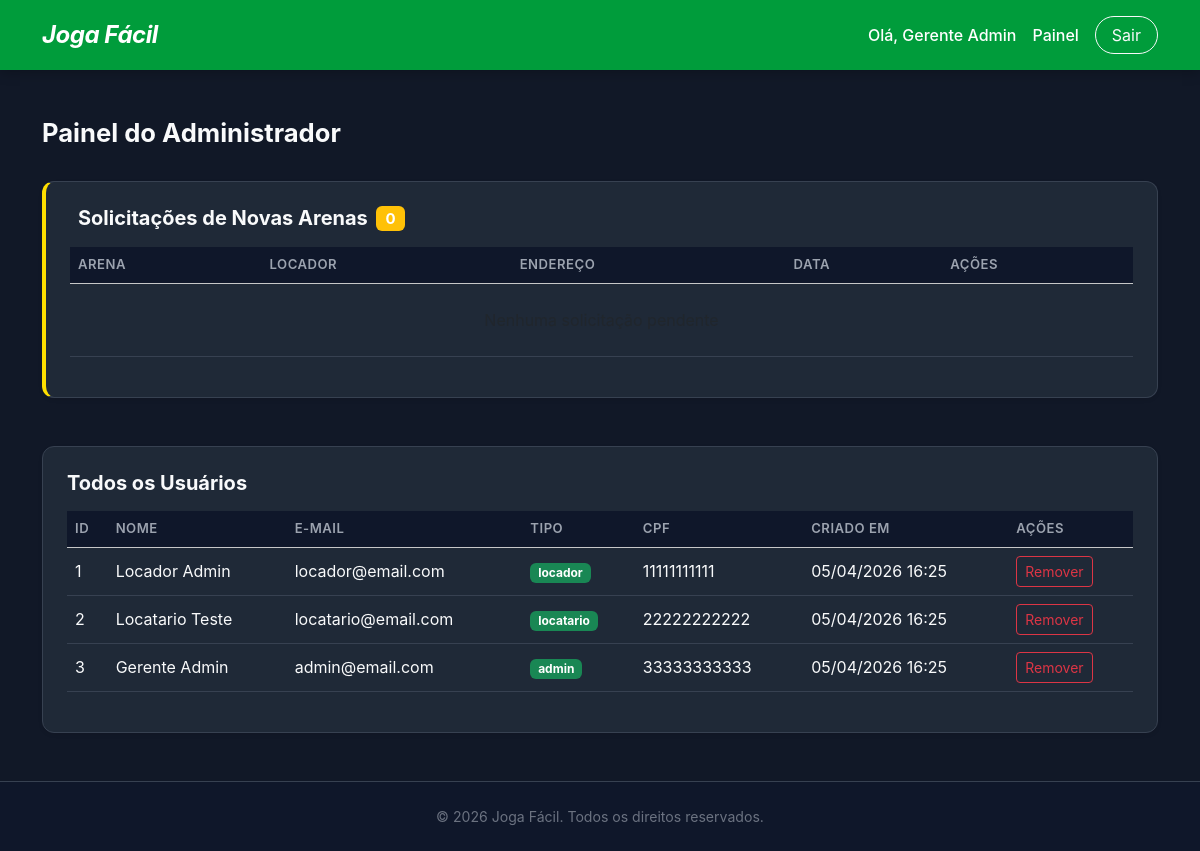
The page /pages/dashboard-admin.php (signed in) on the database its author committed.
### tables this page shows
CREATE TABLE IF NOT EXISTS usuarios (
    id         INT AUTO_INCREMENT PRIMARY KEY,
    nome       VARCHAR(100)  NOT NULL,
    email      VARCHAR(150)  NOT NULL UNIQUE,
    senha      VARCHAR(255)  NOT NULL,
    tipo       ENUM('locador','locatario','gerente','admin') NOT NULL DEFAULT 'locatario',
    cpf        VARCHAR(14)   DEFAULT NULL UNIQUE,
    status     ENUM('ativo', 'inativo') NOT NULL DEFAULT 'ativo',
    criadoEm   TIMESTAMP     DEFAULT CURRENT_TIMESTAMP
);

### crud/readQuadras.php (called while the page is built, shortened)
<?php
function getAllPendingQuadras(): array {
    $pdo = getDbConnection();
    $stmt = $pdo->prepare("SELECT q.*, u.nome as locador_nome FROM quadras q JOIN usuarios u ON q.locador_id = u.id WHERE q.status = 'pendente' ORDER BY q.created_at ASC");
    $stmt->execute();
    return $stmt->fetchAll(PDO::FETCH_ASSOC);
}

### crud/readUsuarios.php (called while the page is built, shortened)
<?php
function readAllUsuarios(): array {
    $pdo = getDbConnection();
    $selectStmt = $pdo->query("SELECT id, nome, email, tipo, cpf, criadoEm FROM usuarios ORDER BY criadoEm DESC");
    return $selectStmt->fetchAll();
}

### pages/dashboard-admin.php (the view, shortened to what this page needs)
<?php
require_once __DIR__ . '/../crud/readUsuarios.php';
require_once __DIR__ . '/../crud/readQuadras.php';
$todoUsuarios  = readAllUsuarios();
$arenasPendentes = getAllPendingQuadras();
?>
<!DOCTYPE html>
<html lang="pt-BR">
<head>
    <link href="https://cdn.jsdelivr.net/npm/bootstrap@5.3.2/dist/css/bootstrap.min.css" rel="stylesheet">
    <link href="../assets/css/customStyles.css" rel="stylesheet">
</head>
<body class="d-flex flex-column min-vh-100">
<?php include __DIR__ . '/../includes/header.php'; ?>
<main class="flex-grow-1 container py-5">
    <div class="d-flex justify-content-between align-items-center mb-4">
        <h2 class="dashboardTitle fw-bold">Painel do Administrador</h2>
    </div>
    <div class="card border-0 shadow-sm p-4 mb-5 dashboardCard" style="border-left: 4px solid var(--amareloOuro) !important;">
        <h5 class="fw-bold mb-3 d-flex align-items-center">
            Solicitações de Novas Arenas
            <span class="badge bg-warning ms-2"><?= count($arenasPendentes) ?></span>
        </h5>
        <div class="table-responsive">
            <table class="table dashboardTable table-hover align-middle">
                <thead class="table-light">
                    <tr>
                        <th>Arena</th>
                        <th>Locador</th>
                        <th>Endereço</th>
                        <th>Data</th>
                        <th>Ações</th>
                    </tr>
                </thead>
                <tbody>
                    <?php if (empty($arenasPendentes)): ?>
                        <tr><td colspan="5" class="text-center text-muted py-4">Nenhuma solicitação pendente</td></tr>
                    <?php endif; ?>
                </tbody>
            </table>
        </div>
    </div>
    <div class="card border-0 shadow-sm p-4 dashboardCard">
        <h5 class="fw-bold mb-3">Todos os Usuários</h5>
        <div class="table-responsive">
            <table class="table dashboardTable table-hover align-middle">
                <thead class="table-light">
                    <tr>
                        <th>ID</th>
                        <th>Nome</th>
                        <th>E-mail</th>
                        <th>Tipo</th>
                        <th>CPF</th>
                        <th>Criado em</th>
                        <th>Ações</th>
                    </tr>
                </thead>
                <tbody>
                    <?php if (empty($todoUsuarios)): ?>
                        <tr><td colspan="7" class="text-center text-muted">Nenhum usuário cadastrado</td></tr>
                    <?php else: ?>
                        <?php foreach ($todoUsuarios as $rowUsuario): ?>
                        <tr>
                            <td><?= $rowUsuario['id'] ?></td>
                            <td><?= htmlspecialchars($rowUsuario['nome']) ?></td>
                            <td><?= htmlspecialchars($rowUsuario['email']) ?></td>
                            <td><span class="badge bg-success"><?= $rowUsuario['tipo'] ?></span></td>
                            <td><?= $rowUsuario['cpf'] ?? '—' ?></td>
                            <td><?= date('d/m/Y H:i', strtotime($rowUsuario['criadoEm'])) ?></td>
                            <td>
                                <form action="../crud/deleteUsuario.php" method="POST" class="d-inline deleteForm">
                                    <button type="submit" class="btn btn-sm btn-outline-danger">Remover</button>
                                </form>
                            </td>
                        </tr>
                        <?php endforeach; ?>
                    <?php endif; ?>
                </tbody>
            </table>
        </div>
    </div>
</main>
<?php include __DIR__ . '/../includes/footer.php'; ?>
</body>
</html>

### includes/header.php
<?php
$baseUrl = (strpos($_SERVER['SCRIPT_NAME'], '/pages/') !== false || strpos($_SERVER['SCRIPT_NAME'], '/crud/') !== false) ? '../' : './';
?>
<header class="mainHeader customGreenBg py-3">
    <div class="container d-flex justify-content-between align-items-center">
        <a href="<?= $baseUrl ?>index.php" class="text-decoration-none">
            <h2 class="logoTitle text-white m-0 fst-italic fw-bold">Joga Fácil</h2>
        </a>
        <nav class="authNav d-flex align-items-center gap-3">
            <?php if (isset($_SESSION['usuarioLogado'])): ?>
                <span class="text-white fw-medium">Olá, <?= htmlspecialchars($_SESSION['usuarioNome']) ?></span>
                <?php if ($_SESSION['usuarioTipo'] === 'locador'): ?>
                    <a href="<?= $baseUrl ?>pages/dashboard-locador.php" class="text-white text-decoration-none fw-medium">Painel</a>
                <?php elseif ($_SESSION['usuarioTipo'] === 'admin'): ?>
                    <a href="<?= $baseUrl ?>pages/dashboard-admin.php" class="text-white text-decoration-none fw-medium">Painel</a>
                <?php endif; ?>
                <a href="<?= $baseUrl ?>pages/logout.php" class="btn btn-outline-light rounded-pill px-3">Sair</a>
            <?php else: ?>
                <a href="<?= $baseUrl ?>pages/escolher-login.php" class="text-white text-decoration-none fw-medium">Entrar</a>
                <a href="<?= $baseUrl ?>pages/escolher-cadastro.php" class="btn btn-warning fw-bold text-dark rounded-pill px-4 shadow-sm customYellowBtn">Cadastre-se</a>
            <?php endif; ?>
        </nav>
    </div>
</header>

### includes/footer.php (shortened to what this page needs)
<footer class="mainFooter bg-dark text-white text-center py-4 mt-auto">
    <div class="container">
        <p class="mb-0 footerText">&copy; <?php echo date('Y'); ?> Joga Fácil. Todos os direitos reservados.</p>
    </div>
</footer>

### assets/css/customStyles.css (style rules this page uses)
:root { --verdeBandeira: #009c3b; --verdeEscuro: #006425; --amareloOuro: #FFDF00; --amareloClaro: #FFEE66; --bgMain: #111827; --bgCard: #1f2937; --bgCardBorder: #374151; --bgSection: #0f172a; --textPrimary: #f9fafb; --textSecondary: #9ca3af; --textMuted: #6b7280; --radiusSm: 8px; --radiusMd: 12px; --radiusLg: 16px; --radiusXl: 24px; --shadowCard: 0 4px 20px rgba(0, 0, 0, 0.35); --transition: all 0.25s ease; }
*, *::before, *::after { box-sizing: border-box; }
html { font-size: 16px; }
body { font-family: 'Inter', system-ui, -apple-system, sans-serif; background-color: var(--bgMain) !important; color: var(--textPrimary) !important; display: flex; flex-direction: column; min-height: 100vh; margin: 0; }
.mainHeader { background-color: var(--verdeBandeira) !important; box-shadow: 0 2px 12px rgba(0, 0, 0, 0.25); }
.logoTitle { font-size: 1.5rem; letter-spacing: -0.5px; color: #ffffff !important; }
.mainFooter { background-color: var(--bgSection) !important; border-top: 1px solid var(--bgCardBorder); margin-top: auto; }
.footerText { color: var(--textMuted); font-size: 0.88rem; }
.dashboardCard { background-color: var(--bgCard) !important; border: 1px solid var(--bgCardBorder) !important; border-radius: var(--radiusMd) !important; color: var(--textPrimary) !important; }
.dashboardTitle { font-size: 1.6rem; color: var(--textPrimary); }
.dashboardTable th { font-weight: 600; color: var(--textSecondary); font-size: 0.82rem; text-transform: uppercase; letter-spacing: 0.5px; background-color: var(--bgSection) !important; }
.dashboardTable td { color: var(--textPrimary); background-color: var(--bgCard) !important; border-color: var(--bgCardBorder) !important; }

### rows shown on the page
usuarios: id "1", nome "Locador Admin", email "locador@email.com", tipo "locador", cpf "11111111111", criadoEm "05/04/2026 16:25"
usuarios: id "2", nome "Locatario Teste", email "locatario@email.com", tipo "locatario", cpf "22222222222", criadoEm "05/04/2026 16:25"
usuarios: id "3", nome "Gerente Admin", email "admin@email.com", tipo "admin", cpf "33333333333", criadoEm "05/04/2026 16:25"

### other values the page prints
$_SESSION['usuarioNome'] "Gerente Admin"
count($arenasPendentes) "0"
